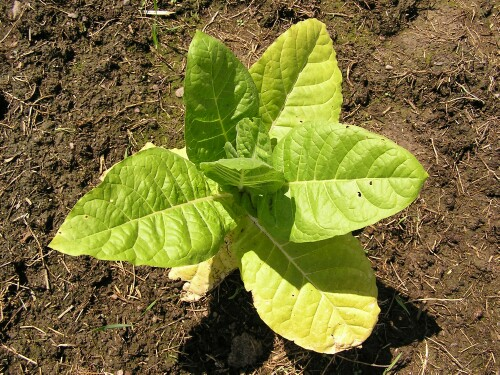
//> input picture ProjectCode/Images/plant1.jpg, 500 x 375 px
$ ./main   (built with g++ and OpenCV 4)
//> lines starting //> are read from the running program, lines starting //| are printed output that depends on the picture; after the words box and inside, x2 and y2 are one past the last pixel; in counts of white or black regions, pixels touching at a corner belong together
#include <opencv2/opencv.hpp>
#include <opencv2/highgui/highgui.hpp>
#include <opencv2/imgproc/imgproc.hpp>


using namespace cv;
using namespace std;


void splitImage(int regionX, int regionY, Mat& image);


int main( int argc, char** argv )
{

    // load up the input images. Note here that the images are
    // in colour.
    Mat image1 = imread("/Users/callummuir/Documents/4thYear/Project/Code/ProjectCode/Images/plant1.jpg", CV_LOAD_IMAGE_COLOR);
//> image1 is the input picture: 375 rows x 500 cols, CV_8UC3; mean B, G, R 54.7, 114, 120.1


    int xSize = image1.rows;
//> xSize = 375
    int ySize = image1.cols;
//> ySize = 500


    splitImage(25, 25, image1);

//    namedWindow("image 1 Original", CV_WINDOW_AUTOSIZE);
//    imshow("image 1 Original", image1);

    cout << "X size " << xSize << endl;
	cout << "Y size " << ySize << endl;


    waitKey();

	return 0;

}


void splitImage(int regionXSize, int regionYSize, Mat& image){
//> called with regionXSize = 25, regionYSize = 25
    int xregions = image.rows / regionXSize;
//> xregions = 15
    int yregions = image.cols / regionYSize;
//> yregions = 20

    int xreg = xregions;
//> xreg = 15
    int yreg = yregions;
//> yreg = 20

    bool inRegion = true;

    //TODO here, get the pixels in each section to change colour

    for(int i = 0; i < image.rows; i++){
        for(int j = 0; j < image.cols; j++){
            if(inRegion == true){
                //cout << "changing values " << endl;
                image.at<cv::Vec3b>(i, j)[0] = 0;
                image.at<cv::Vec3b>(i, j)[1] = 0;
                image.at<cv::Vec3b>(i, j)[2] = 0;
                yreg--;
                if(yreg == 0){
                    yreg = yregions;
                    inRegion = false;
                }
            }else{
                image.at<cv::Vec3b>(i, j)[0] = 255;
                image.at<cv::Vec3b>(i, j)[1] = 255;
                image.at<cv::Vec3b>(i, j)[2] = 255;
                yreg--;
                if(yreg == 0){
                    yreg = yregions;
                    inRegion = true;
                }
            }
        }

        namedWindow("image 1 Original", CV_WINDOW_AUTOSIZE);
        imshow("image 1 Original", image);

    }
//> this loop made 375 passes
//> inRegion on passes 1 to 3: false, true, false
//> pass 1, in splitImage, `imshow("image 1 Original", image);`:
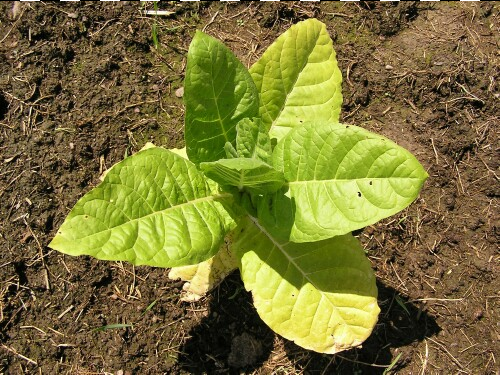
//> window 'image 1 Original': 375 rows x 500 cols, CV_8UC3; mean B, G, R 54.9, 114.1, 120.2
//> pass 2, in splitImage, `imshow("image 1 Original", image);`:
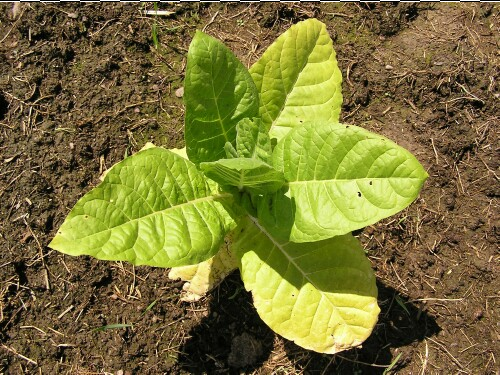
//> window 'image 1 Original': 375 rows x 500 cols, CV_8UC3; mean B, G, R 55.1, 114.3, 120.3
//> after the loop:
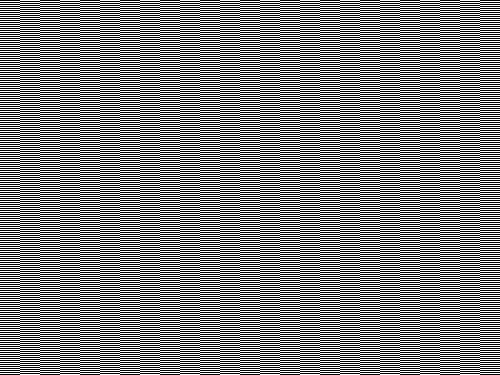
//> image: 375 rows x 500 cols, CV_8UC3; 50% white in thin lines or dots
//> after the loop, yreg = 20; inRegion = false


    cout << "X regions " << xregions << endl;
//| X regions 15
    cout << "Y regions " << yregions << endl;
//| Y regions 20
//| X size 375
//| Y size 500

}
